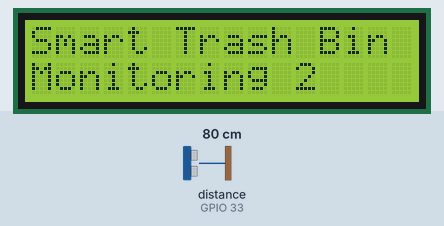
Recording of a sketch running on a simulated ESP32. Parts: 16×2 character LCD. Wiring (inferred from the names in the program): ultrasonic range finder: trigger GPIO 32; echo GPIO 33. The test bench sets the inputs (shaded band); at power-on: distance to the obstacle (sensor on GPIO 33) 80 cm. The echo pulse lasts 58.3 µs per cm; WiFi joins after 1.5 s; servers stay silent unless stated; what the sketch prints to the serial monitor is not drawn.

Above: at 5.0 s.
5.1 s: distance to the obstacle (sensor on GPIO 33) set to 2 cm
At 6.0 s:
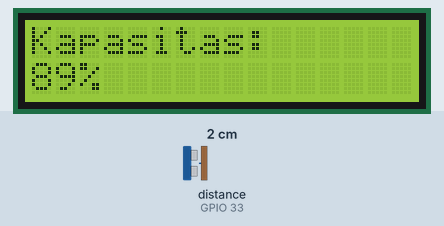
6.7 s: distance to the obstacle (sensor on GPIO 33) set to 35 cm
At 8.2 s:
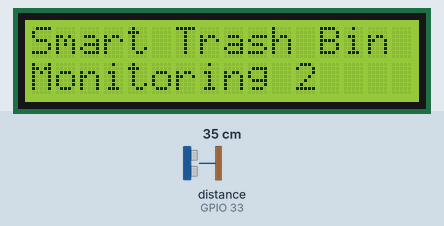
9.7 s: distance to the obstacle (sensor on GPIO 33) set to 60 cm
12.7 s: distance to the obstacle (sensor on GPIO 33) set to 35 cm
15.7 s: distance to the obstacle (sensor on GPIO 33) set to 4 cm
At 16.8 s:
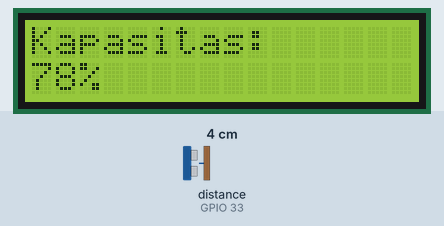
18.7 s: distance to the obstacle (sensor on GPIO 33) set to 299 cm
At 19.5 s:
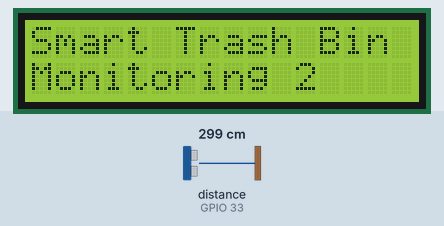
Timing chart, 0 to 21.7 s (numbered marks = the images above; inputs shaded):
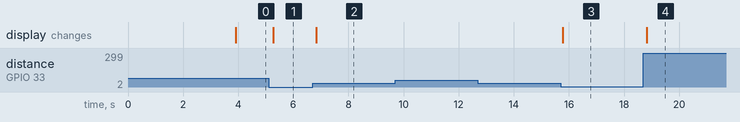

The sketch:

Trash_Bin_2.ino
```cpp
#define BLYNK_TEMPLATE_ID "TMPL6MI_EkAc3"  // Mendefinisikan ID template Blynk
#define BLYNK_TEMPLATE_NAME "smart bin monitoring"  // Mendefinisikan nama template Blynk
#define BLYNK_AUTH_TOKEN "oN2nvCpFjHNseQXyHvl74uy_lCmLXb4L"  // Mendefinisikan token otentikasi Blynk

#include <WiFi.h>  // Mengimpor library WiFi
#include <WiFiClient.h>  // Mengimpor library WiFiClient
#include <BlynkSimpleEsp32.h>  // Mengimpor library BlynkSimpleEsp32
#include <LiquidCrystal_I2C.h>  // Mengimpor library LiquidCrystal_I2C
#include <Wire.h>  // Mengimpor library Wire

char auth[] = "oN2nvCpFjHNseQXyHvl74uy_lCmLXb4L";  // Menyimpan token otentikasi Blynk
char ssid[] = "smartbin";  // Menyimpan nama jaringan WiFi
char pass[] = "11333356789";  // Menyimpan kata sandi jaringan WiFi

#define BLYNK_FIRMWARE_VERSION "0.1.1"  // Mendefinisikan versi firmware Blynk
#define BLYNK_PRINT Serial  // Mengaktifkan pencetakan melalui Serial

#define APP_DEBUG  // Mengaktifkan mode debug aplikasi

#define trig 32  // Pin output untuk trigger ultrasonik
#define echo 33  // Pin input untuk echo ultrasonik

LiquidCrystal_I2C lcd(0x27, 16, 2);  // Menginisialisasi objek LCD

BlynkTimer timer;  // Membuat objek timer Blynk
long tinggi = 19;  // Tinggi maksimum bin (dalam cm)

void capacity() {
  digitalWrite(trig, LOW);  // Mengatur pin trigger ultrasonik ke LOW
  delayMicroseconds(2);
  digitalWrite(trig, HIGH);  // Mengatur pin trigger ultrasonik ke HIGH
  delayMicroseconds(10);
  digitalWrite(trig, LOW);  // Mengatur pin trigger ultrasonik ke LOW
  long t = pulseIn(echo, HIGH);  // Membaca waktu respon dari echo ultrasonik
  long cm = t / 29 / 2;  // Menghitung jarak dalam cm berdasarkan waktu respon
  Serial.println(cm);  // Mencetak jarak dalam cm melalui Serial Monitor
  double level = tinggi - cm;  // Menghitung tingkat pengisian bin

  lcd.init();  // Menginisialisasi LCD
  lcd.backlight();  // Menghidupkan backlight LCD
  lcd.clear();  // Menghapus konten pada LCD

  if (level > 0) {
    long percentage = ((level / tinggi)) * 100;  // Menghitung persentase pengisian bin
    Blynk.virtualWrite(V1, percentage);  // Mengirim data persentase ke pin virtual V1 pada aplikasi Blynk

    // Update tampilan pada LCD
    lcd.setCursor(0, 0);
    lcd.print("Kapasitas:");
    lcd.setCursor(0, 1);
    lcd.print(percentage);
    lcd.print("%");
  } else {
    Blynk.virtualWrite(V1, 0);  // Mengirim data persentase 0 ke pin virtual V1 pada aplikasi Blynk

    lcd.setCursor(0, 0);
    lcd.print("Smart Trash Bin");
    lcd.setCursor(0, 1);
    lcd.print("Monitoring 2");
  }
}

void setup() {
  pinMode(trig, OUTPUT);  // Mengatur pin trig sebagai output
  pinMode(echo, INPUT);  // Mengatur pin echo sebagai input
  Serial.begin(115200);  // Memulai komunikasi serial dengan kecepatan 115200 bps
  delay(2000);  // Delay 2 detik
  Blynk.begin(auth, ssid, pass);  // Memulai koneksi WiFi dan Blynk
  timer.setInterval(10L, capacity);  // Menjadwalkan fungsi capacity() untuk dieksekusi setiap 10 ms
}

void loop() {
  Blynk.run();  // Menjalankan loop Blynk
  timer.run();  // Menjalankan timer Blynk
}
```

Measured:
- after the input at 5.1 s, the display: changes after 0.17 s (image 1)
- after the input at 6.7 s, the display: changes after 0.13 s (image 2)
- after the input at 9.7 s, every drawn part: stays the same
- after the input at 12.7 s, every drawn part: stays the same
- after the input at 15.7 s, the display: changes after 0.08 s (image 3)
- after the input at 18.7 s, the display: changes after 0.13 s (image 4)
